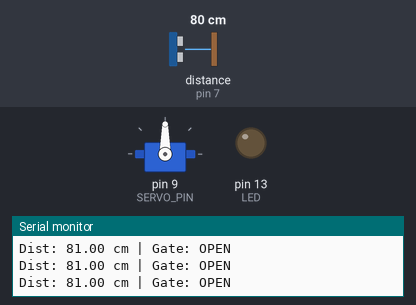
A sketch run on a simulated Arduino Uno, built with avr-gcc and run on an emulated ATmega328P. Parts: servo, output pins drawn as LEDs (lit = HIGH), the last lines printed to the serial monitor. Dashed ring = blinking. Inputs (shaded band) come from the test bench; at power-on: distance to the obstacle (sensor on pin 7) 80 cm. The echo pulse lasts 58.3 µs per cm.

Above: at 5.1 s.
5.2 s: distance to the obstacle (sensor on pin 7) set to 192 cm
7.7 s: distance to the obstacle (sensor on pin 7) set to 198 cm
9.2 s: distance to the obstacle (sensor on pin 7) set to 250 cm
At 11.99 s:
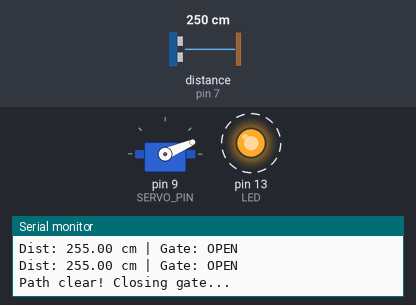
12.2 s: distance to the obstacle (sensor on pin 7) set to 2 cm
At 12.39 s:
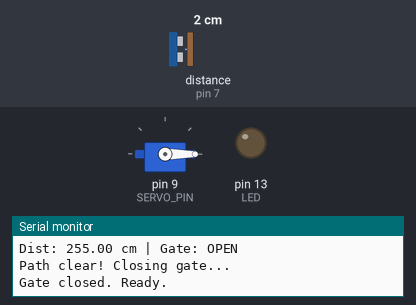
Timing chart, 0 to 15.2 s (numbered marks = the images above; inputs shaded):
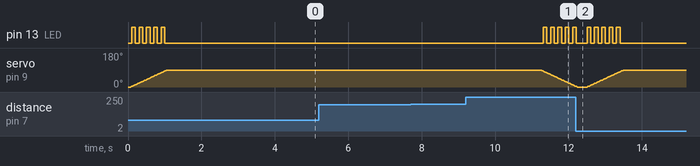

Measured:
- by itself, pin 13 (LED): alternates HIGH for 0.10 s and LOW for 0.10 s, 10 changes in all, then stays LOW

The sketch:

sketch.ino
```cpp
#include <Servo.h>
#include <NewPing.h>

#define SERVO_PIN 9
#define LED       13
#define TRIG      6
#define ECHO      7

NewPing sonar(TRIG, ECHO, 400);

Servo gate;
bool gateOpen = false;
unsigned long openedAt = 0;
const unsigned long HOLD_MS = 5000;
const float THRESHOLD = 200.0;
//193 - for opening
//194 - for closing
float getDistance() {
  delay(50);
  float d = sonar.ping_cm();
  if (d == 0) return 999;
  return d;
}

// LED blinks WHILE gate moves
void moveGate(int from, int to) {
  int step = (to > from) ? 1 : -1;
  for (int i = from; i != to + step; i += step) {
    gate.write(i);
    digitalWrite(LED, (millis() / 100) % 2);
    delay(11); // 90 steps × 11ms = ~1 second
  }
  digitalWrite(LED, LOW);
}

void setup() {
  Serial.begin(9600);
  pinMode(LED, OUTPUT);
  digitalWrite(LED, LOW);
  gate.attach(SERVO_PIN);
  gate.write(0);
  Serial.println("READY - Waiting for vehicle...");
}

void loop() {
  float d = getDistance();
  bool vehiclePresent = d < THRESHOLD;

  Serial.print("Dist: ");
  Serial.print(d);
  Serial.print(" cm | Gate: ");
  Serial.println(gateOpen ? "OPEN" : "CLOSED");

  // Vehicle detected → open gate
  if (!gateOpen && vehiclePresent) {
    Serial.println("Vehicle detected! Opening gate...");
    moveGate(0, 90);     // LED blinks during opening
    gateOpen = true;
    openedAt = millis();
    Serial.println("Gate open. Holding for 5 seconds...");
  }

  // 5 seconds passed → check if path is clear
  if (gateOpen && millis() - openedAt >= HOLD_MS) {
    if (!vehiclePresent) {
      Serial.println("Path clear! Closing gate...");
      moveGate(90, 0);   // LED blinks during closing
      gateOpen = false;
      Serial.println("Gate closed. Ready.\n");
    } else {
      Serial.println("Path blocked! Holding open...");
      openedAt = millis(); // reset 5 second timer
    }
  }

  delay(200);
}
```
